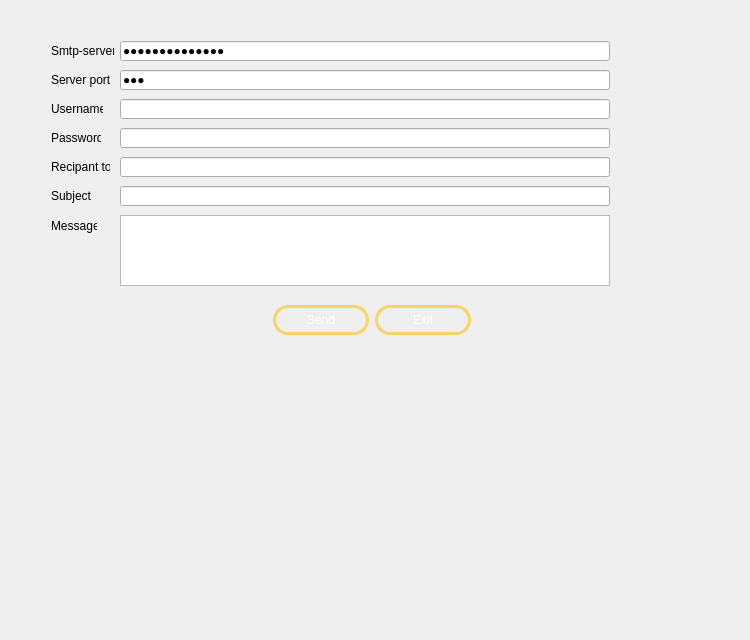
     <widget class="QWidget" name="tab">
      <attribute name="title">
       <string>Mail</string>
      </attribute>
      <widget class="QLineEdit" name="subject">
       <property name="geometry">
        <rect>
         <x>120</x>
         <y>186</y>
         <width>490</width>
         <height>20</height>
        </rect>
       </property>
      </widget>
      <widget class="QLineEdit" name="uname">
       <property name="geometry">
        <rect>
         <x>120</x>
         <y>99</y>
         <width>490</width>
         <height>20</height>
        </rect>
       </property>
       <property name="text">
        <string/>
       </property>
      </widget>
      <widget class="QLabel" name="label_30">
       <property name="geometry">
        <rect>
         <x>51</x>
         <y>186</y>
         <width>40</width>
         <height>20</height>
        </rect>
       </property>
       <property name="text">
        <string>Subject:</string>
       </property>
      </widget>
      <widget class="QLabel" name="label_29">
       <property name="geometry">
        <rect>
         <x>51</x>
         <y>157</y>
         <width>59</width>
         <height>20</height>
        </rect>
       </property>
       <property name="text">
        <string>Recipant to:</string>
       </property>
      </widget>
      <widget class="QWidget" name="layoutWidget_2">
       <property name="geometry">
        <rect>
         <x>260</x>
         <y>290</y>
         <width>211</width>
         <height>61</height>
        </rect>
       </property>
       <layout class="QHBoxLayout" name="horizontalLayout">
        <item>
         <spacer name="horizontalSpacer">
          <property name="orientation">
           <enum>Qt::Horizontal</enum>
          </property>
          <property name="sizeHint" stdset="0">
           <size>
            <width>40</width>
            <height>20</height>
           </size>
          </property>
         </spacer>
        </item>
        <item>
         <widget class="QPushButton" name="sendBtn">
          <property name="styleSheet">
           <string notr="true"> QPushButton {
color: #ffffff;
border: 3px solid #f8d466;
font: 8pt &quot;MS Reference Sans Serif&quot;;
border-radius: 15px;
padding: 5px;
background: qradialgradient(cx: 0.3, cy: -0.4,
fx: 0.3, fy: -0.4,
radius: 3, stop: 0 #aa3118, stop: 1 #550000);
min-width: 80px;
}

QPushButton:hover {
background: qradialgradient(cx: 0.3, cy: -0.4,
fx: 0.3, fy: -0.4,
radius: 3, stop: 0 #aa3118, stop: 1 #552a2a);
}

 QPushButton:pressed {
background: qradialgradient(cx: 0.4, cy: -0.1,
fx: 0.4, fy: -0.1,
radius: 3, stop: 0 #aa3118, stop: 1 #554040);
}</string>
          </property>
          <property name="text">
           <string>Send</string>
          </property>
         </widget>
        </item>
        <item>
         <widget class="QPushButton" name="exitBtn">
          <property name="styleSheet">
           <string notr="true"> QPushButton {
color: #ffffff;
border: 3px solid #f8d466;
font: 8pt &quot;MS Reference Sans Serif&quot;;
border-radius: 15px;
padding: 5px;
background: qradialgradient(cx: 0.3, cy: -0.4,
fx: 0.3, fy: -0.4,
radius: 3, stop: 0 #aa3118, stop: 1 #550000);
min-width: 80px;
}

QPushButton:hover {
background: qradialgradient(cx: 0.3, cy: -0.4,
fx: 0.3, fy: -0.4,
radius: 3, stop: 0 #aa3118, stop: 1 #552a2a);
}

 QPushButton:pressed {
background: qradialgradient(cx: 0.4, cy: -0.1,
fx: 0.4, fy: -0.1,
radius: 3, stop: 0 #aa3118, stop: 1 #554040);
}</string>
          </property>
          <property name="text">
           <string>Exit</string>
          </property>
         </widget>
        </item>
       </layout>
      </widget>
      <widget class="QLineEdit" name="rcpt">
       <property name="geometry">
        <rect>
         <x>120</x>
         <y>157</y>
         <width>490</width>
         <height>20</height>
        </rect>
       </property>
      </widget>
      <widget class="QLabel" name="label_26">
       <property name="geometry">
        <rect>
         <x>51</x>
         <y>70</y>
         <width>59</width>
         <height>20</height>
        </rect>
       </property>
       <property name="text">
        <string>Server port:</string>
       </property>
      </widget>
      <widget class="QLabel" name="label_28">
       <property name="geometry">
        <rect>
         <x>51</x>
         <y>128</y>
         <width>50</width>
         <height>20</height>
        </rect>
       </property>
       <property name="text">
        <string>Password:</string>
       </property>
      </widget>
      <widget class="QLineEdit" name="port">
       <property name="geometry">
        <rect>
         <x>120</x>
         <y>70</y>
         <width>490</width>
         <height>20</height>
        </rect>
       </property>
       <property name="text">
        <string>465</string>
       </property>
       <property name="echoMode">
        <enum>QLineEdit::Password</enum>
       </property>
      </widget>
      <widget class="QLabel" name="label_31">
       <property name="geometry">
        <rect>
         <x>51</x>
         <y>215</y>
         <width>46</width>
         <height>22</height>
        </rect>
       </property>
       <property name="text">
        <string>Message:</string>
       </property>
      </widget>
      <widget class="QLineEdit" name="server">
       <property name="geometry">
        <rect>
         <x>120</x>
         <y>41</y>
         <width>490</width>
         <height>20</height>
        </rect>
       </property>
       <property name="text">
        <string>smtp.gmail.com</string>
       </property>
       <property name="echoMode">
        <enum>QLineEdit::Password</enum>
       </property>
      </widget>
      <widget class="QLineEdit" name="paswd">
       <property name="geometry">
        <rect>
         <x>120</x>
         <y>128</y>
         <width>490</width>
         <height>20</height>
        </rect>
       </property>
       <property name="inputMask">
        <string/>
       </property>
       <property name="text">
        <string/>
       </property>
       <property name="echoMode">
        <enum>QLineEdit::Password</enum>
       </property>
      </widget>
      <widget class="QPlainTextEdit" name="msg">
       <property name="geometry">
        <rect>
         <x>120</x>
         <y>215</y>
         <width>490</width>
         <height>71</height>
        </rect>
       </property>
      </widget>
      <widget class="QLabel" name="label_25">
       <property name="geometry">
        <rect>
         <x>51</x>
         <y>41</y>
         <width>63</width>
         <height>20</height>
        </rect>
       </property>
       <property name="text">
        <string>Smtp-server:</string>
       </property>
      </widget>
      <widget class="QLabel" name="label_27">
       <property name="geometry">
        <rect>
         <x>51</x>
         <y>99</y>
         <width>52</width>
         <height>20</height>
        </rect>
       </property>
       <property name="text">
        <string>Username:</string>
       </property>
      </widget>
      <widget class="QLabel" name="label_20">
       <property name="geometry">
        <rect>
         <x>0</x>
         <y>-190</y>
         <width>741</width>
         <height>631</height>
        </rect>
       </property>
       <property name="styleSheet">
        <string notr="true">border-image: url(C:/Users/MY HP/Desktop/QT/5edma avec metier sans intg/Crud employe,mission/projet2020/malek/jribidesign.png);
</string>
       </property>
       <property name="text">
        <string/>
       </property>
      </widget>
      <zorder>label_20</zorder>
      <zorder>subject</zorder>
      <zorder>uname</zorder>
      <zorder>label_30</zorder>
      <zorder>label_29</zorder>
      <zorder>layoutWidget_2</zorder>
      <zorder>rcpt</zorder>
      <zorder>label_26</zorder>
      <zorder>label_28</zorder>
      <zorder>port</zorder>
      <zorder>label_31</zorder>
      <zorder>server</zorder>
      <zorder>paswd</zorder>
      <zorder>msg</zorder>
      <zorder>label_25</zorder>
      <zorder>label_27</zorder>
     </widget>
